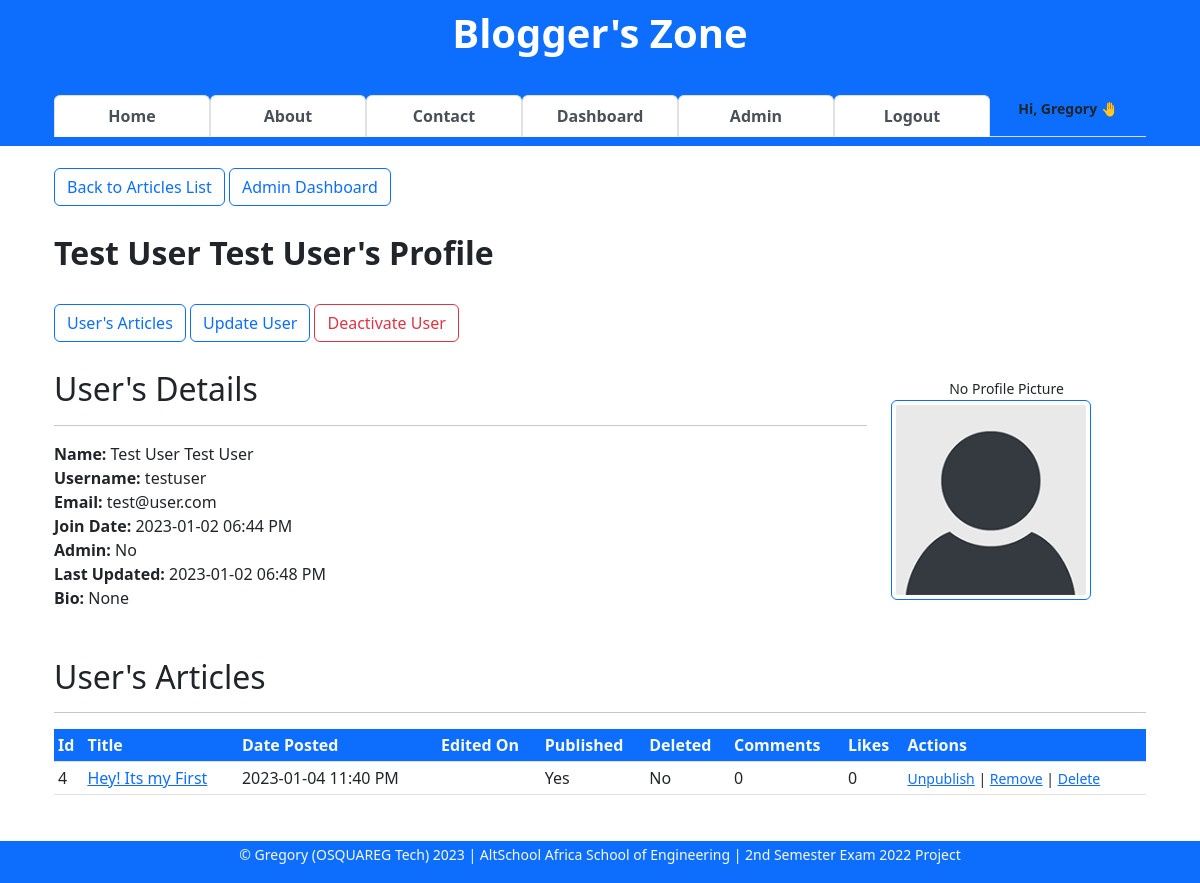
The app's page /admin-user/view/3 (signed in), older data.
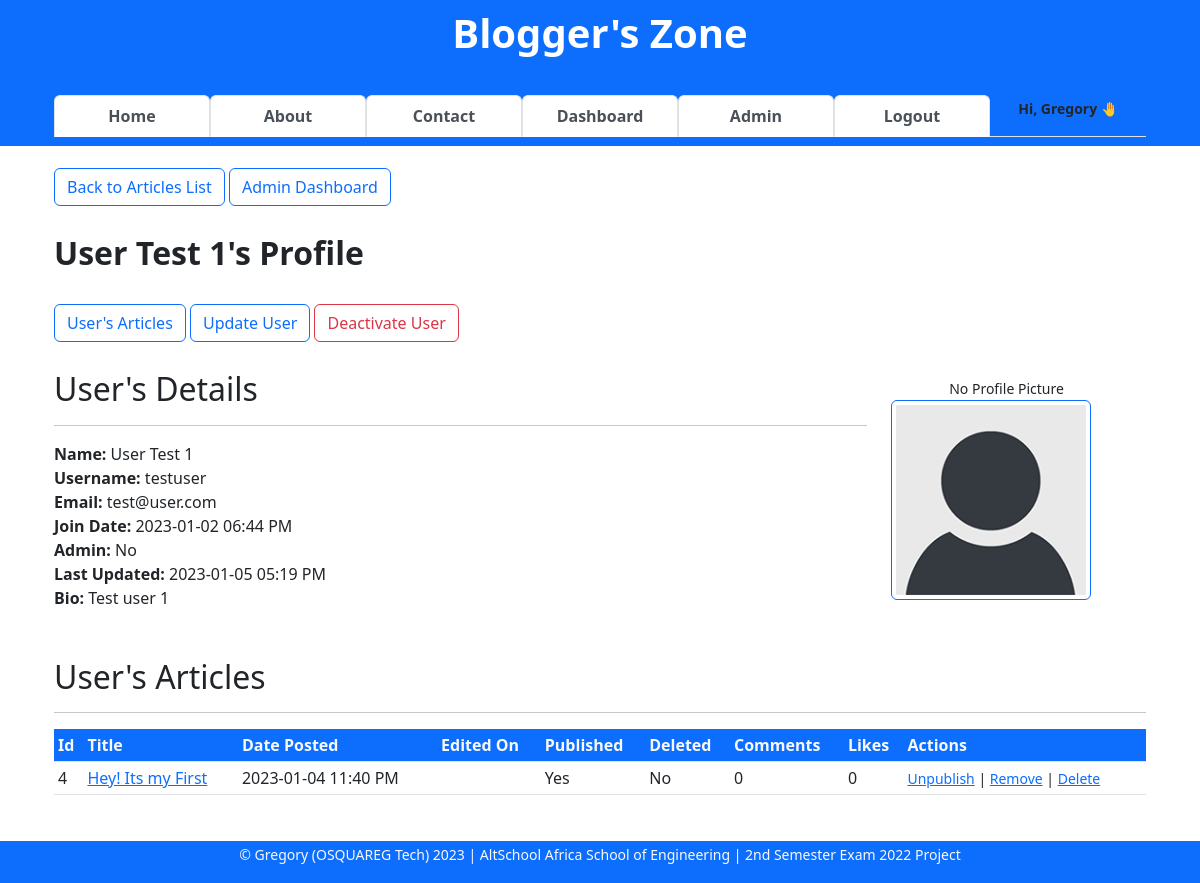
The same page, newer data.
### app/models.py (models this page shows, shortened)
class User(db.Model, UserMixin):
    __tablename__ = "users"
    id = db.Column(db.Integer, primary_key=True)
    firstname = db.Column(db.String(255), nullable=False)
    lastname = db.Column(db.String(255), nullable=False)
    username = db.Column(db.String(25), nullable=False, unique=True)
    email = db.Column(db.Text(150), nullable=False, unique=True)
    password_hash = db.Column(db.Text(255), nullable=False, unique=True)
    bio = db.Column(db.Text(), nullable=True)
    date_joined = db.Column(db.DateTime, default=datetime.utcnow)
    is_active = db.Column(db.Boolean, default=True)
    is_admin = db.Column(db.Boolean, default=False)
    profile_pic = db.Column(db.String(), nullable=True)
    last_updated_by = db.Column(db.String)
    last_updated_on = db.Column(db.DateTime, onupdate=datetime.utcnow)
    articles = db.relationship("Article", backref="author")
    comments = db.relationship("Comment", backref="commenter")
    article_likes = db.relationship("ArticleLike", backref="art_liker")
    comment_likes = db.relationship("CommentLike", backref="com_liker")

### app/admin/admin_users.py (the view)
@blueprint.route("/view/<int:id>", methods=["GET"])
@login_required
def view(id):
    user = User.query.get_or_404(id)
    user_articles = Article.query.filter(Article.author_id == user.id).all()
    comment_likes_cnts = db.session \
        .query(Article.id.label("article_id"),
               func.count(Comment.comment).label("comments_count"),
               func.count(ArticleLike.user_id).label("likes_count")) \
        .outerjoin(Comment, Comment.article_id == Article.id) \
        .outerjoin(ArticleLike, ArticleLike.article_id == Article.id) \
        .group_by(Article.id).all()
    context = {
        "user": user,
        "user_articles": user_articles,
        "comment_likes_cnts": comment_likes_cnts
    }
    return render_template("admin-user-dashboard.html", **context)

### app/main.py (called while the page is built)
@login_man.user_loader
def user_loader(id):
    return User.query.get(int(id))

### app/admin/templates/admin-user-dashboard.html (shortened to what the changed rows need)
{% extends 'base.html' %}
{% block content %}
<div class="container">
    <br>
    <div>
        <h2><b>{{ user.firstname }} {{ user.lastname }}'s Profile</b></h2>
    </div>
    <br>
    <div class="row">
        <div class="col-9">
            <div>
                <a href="#user-articles" class="btn btn-outline-primary mb-1 border border-primary">User's Articles</a>
                <a href="{{ url_for('admin-users.update', id=user.id) }}" class="btn btn-outline-primary mb-1 border border-primary">Update User</a>
                <a href="{{ url_for('admin-users.deactivate', id=user.id) }}"
                    class="btn btn-outline-danger mb-1 border border-danger">Deactivate User</a>
            </div>
            <br>
            <div>
                <h2>User's Details</h2>
                <hr>
                <strong>Name:</strong> {{ user.firstname }} {{ user.lastname }} <br>
                <strong>Username:</strong> {{ user.username }} <br>
                <strong>Email:</strong> {{ user.email }} <br>
                <strong>Join Date:</strong> {{ user.date_joined.strftime('%Y-%m-%d %I:%M %p') }} <br>
                <strong>Admin:</strong>
                {% if user.is_admin %} Yes
                {% else %} No
                {% endif %} <br>
                <strong>Last Updated:</strong>
                {% if user.last_updated_on is none %}
                {{ None }} {% else %}
                {{ user.last_updated_on.strftime('%Y-%m-%d %I:%M %p') }}
                {% endif %} <br>
                <strong>Bio:</strong> {{ user.bio }} <br>
            </div><br>
        </div>
    </div>
    <br>
    <div id="user-articles">
        <h2> User's Articles </h2>
        <table class="table table-sm table-hover">
            <thead class="table-responsive bg-primary text-light">
                <th>Id</th>
                <th>Title</th>
                <th>Date Posted</th>
                <th>Edited On</th>
                <th>Published</th>
                <th>Deleted</th>
                <th>Comments</th>
                <th>Likes</th>
                <th>Actions</th>
            </thead>
        </table>
    </div>
</div>
{% endblock content %}

Row changes from the older to the newer data that the page shows:
changed User "testuser": firstname "Test User" → "User"; lastname "Test User" → "Test 1"; last_updated_on "2023-01-02 06:48 PM" → "2023-01-05 05:19 PM"; bio "None" → "Test user 1"
